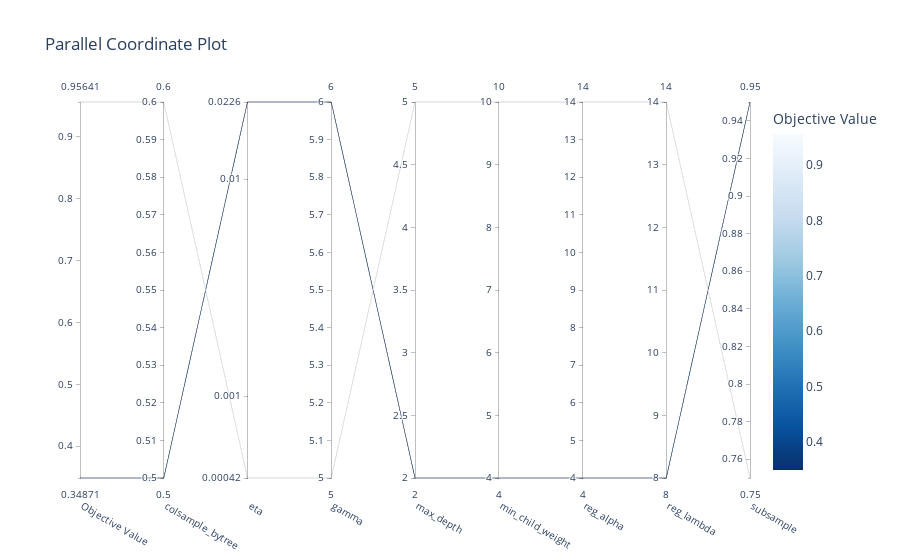
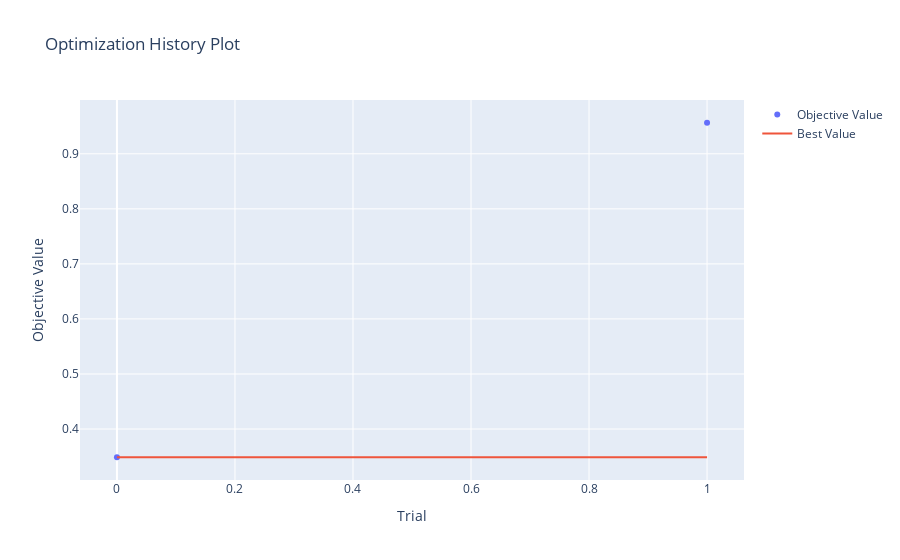
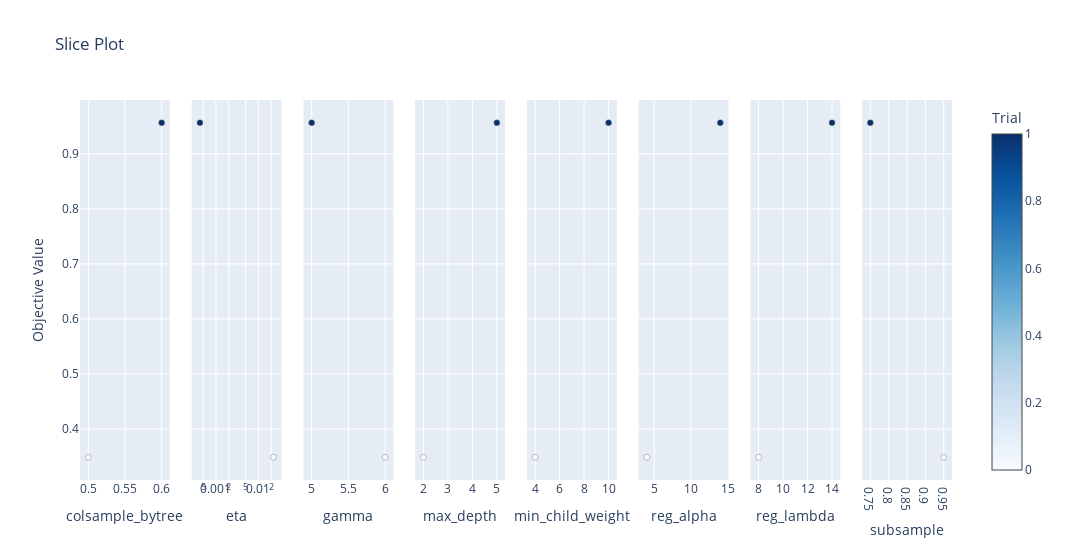
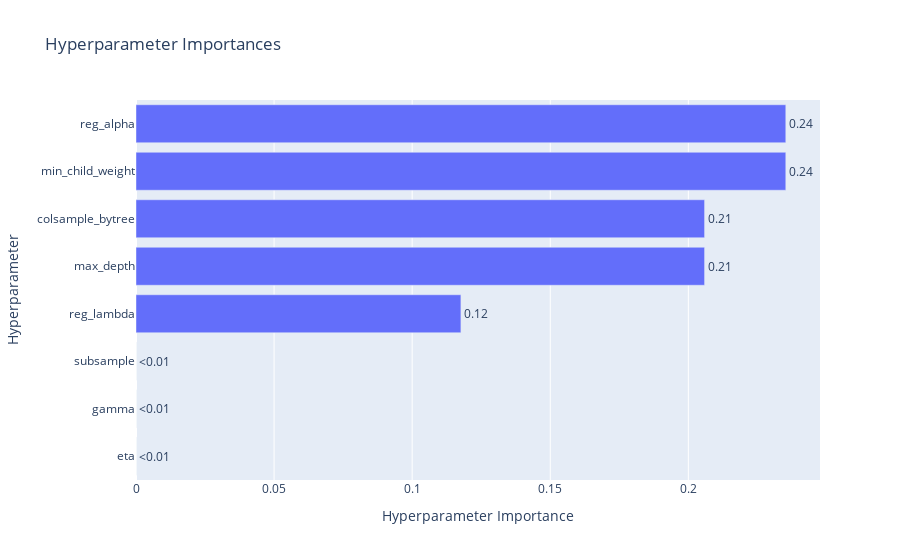

The code cell stored with these charts, in order, in its notebook:
### Code cell
#if __name__ == "__main__":

#optuna.logging.set_verbosity(optuna.logging.WARNING)
# study_name= 'Correct_residual_autocorrrelation_HAR_n_target_lag_feat_n_target_pred'

mean_val_set_rmspe_error = [ 0.226999,0.226498,0.226883,0.239605]

study = optuna.create_study(study_name ='reduce gaps (variance reduction) in-between target data points, log of jager transform' ,direction="minimize")
study.optimize(objective, n_trials=75) # 75

pruned_trials = study.get_trials(deepcopy=False, states=[TrialState.PRUNED])
complete_trials = study.get_trials(deepcopy=False, states=[TrialState.COMPLETE])

print("Study statistics: ")
print("  Number of finished trials: ", len(study.trials))
print("  Number of pruned trials: ", len(pruned_trials))
print("  Number of complete trials: ", len(complete_trials))

print("Best trial:")
trial = study.best_trial

print("Best number of iteration/boosting rounds: ",study.trials[trial.number].user_attrs['best_iteration'])

print("Trial no.: ",trial.number)
print("  Value: ", trial.value)
mean_val_set_rmspe_error.append(trial.value)

print("  Params: ")
for key, value in trial.params.items():
    print("    {}: {}".format(key, value))

#print("Best hyperparameters:", study.best_params)

fig = optuna.visualization.plot_parallel_coordinate(study)
fig.show()

fig = optuna.visualization.plot_optimization_history(study)
fig.show()

fig = optuna.visualization.plot_slice(study)
fig.show()

fig = optuna.visualization.plot_param_importances(study)
fig.show()

### Figure 1 — Plotly figure (JSON) as saved in the notebook; plotly's stock layout.template omitted (floating-point values rounded to 4 significant figures)
{"data": [{"dimensions": [{"label": "Objective Value", "range": [0.3487, 0.9564], "values": [0.3487, 0.9564]}, {"label": "colsample_bytree", "range": [0.5, 0.6], "values": [0.5, 0.6]}, {"label": "eta", "range": [-3.376, -1.645], "ticktext": ["0.00042", "0.001", "0.01", "0.0226"], "tickvals": [-3.376, -3, -2, -1.645], "values": [-1.645, -3.376]}, {"label": "gamma", "range": [5, 6], "values": [6, 5]}, {"label": "max_depth", "range": [2, 5], "values": [2, 5]}, {"label": "min_child_weight", "range": [4, 10], "values": [4, 10]}, {"label": "reg_alpha", "range": [4, 14], "values": [4, 14]}, {"label": "reg_lambda", "range": [8, 14], "values": [8, 14]}, {"label": "subsample", "range": [0.75, 0.95], "values": [0.95, 0.75]}], "labelangle": 30, "labelside": "bottom", "line": {"color": [0.3487, 0.9564], "colorbar": {"title": {"text": "Objective Value"}}, "colorscale": [[0, "rgb(247,251,255)"], [0.125, "rgb(222,235,247)"], [0.25, "rgb(198,219,239)"], [0.375, "rgb(158,202,225)"], [0.5, "rgb(107,174,214)"], [0.625, "rgb(66,146,198)"], [0.75, "rgb(33,113,181)"], [0.875, "rgb(8,81,156)"], [1, "rgb(8,48,107)"]], "reversescale": true, "showscale": true}, "type": "parcoords"}], "layout": {"title": {"text": "Parallel Coordinate Plot"}}}

### Figure 2 — Plotly figure (JSON) as saved in the notebook; plotly's stock layout.template omitted (floating-point values rounded to 4 significant figures)
{"data": [{"mode": "markers", "name": "Objective Value", "type": "scatter", "x": [0, 1], "y": [0.3487, 0.9564]}, {"mode": "lines", "name": "Best Value", "type": "scatter", "x": [0, 1], "y": [0.3487, 0.3487]}, {"marker": {"color": "#cccccc"}, "mode": "markers", "name": "Infeasible Trial", "showlegend": false, "type": "scatter", "x": [], "y": []}], "layout": {"title": {"text": "Optimization History Plot"}, "xaxis": {"title": {"text": "Trial"}}, "yaxis": {"title": {"text": "Objective Value"}}}}

### Figure 3 — Plotly figure (JSON) as saved in the notebook; plotly's stock layout.template omitted (floating-point values rounded to 4 significant figures)
{"data": [{"marker": {"color": [0, 1], "colorbar": {"title": {"text": "Trial"}, "x": 1, "xpad": 40}, "colorscale": [[0, "rgb(247,251,255)"], [0.125, "rgb(222,235,247)"], [0.25, "rgb(198,219,239)"], [0.375, "rgb(158,202,225)"], [0.5, "rgb(107,174,214)"], [0.625, "rgb(66,146,198)"], [0.75, "rgb(33,113,181)"], [0.875, "rgb(8,81,156)"], [1, "rgb(8,48,107)"]], "line": {"color": "Grey", "width": 0.5}, "showscale": true}, "mode": "markers", "name": "Feasible Trial", "showlegend": false, "type": "scatter", "x": [0.5, 0.6], "xaxis": "x", "y": [0.3487, 0.9564], "yaxis": "y"}, {"marker": {"color": [0, 1], "colorbar": {"title": {"text": "Trial"}, "x": 1, "xpad": 40}, "colorscale": [[0, "rgb(247,251,255)"], [0.125, "rgb(222,235,247)"], [0.25, "rgb(198,219,239)"], [0.375, "rgb(158,202,225)"], [0.5, "rgb(107,174,214)"], [0.625, "rgb(66,146,198)"], [0.75, "rgb(33,113,181)"], [0.875, "rgb(8,81,156)"], [1, "rgb(8,48,107)"]], "line": {"color": "Grey", "width": 0.5}, "showscale": false}, "mode": "markers", "name": "Feasible Trial", "showlegend": false, "type": "scatter", "x": [0.02264, 0.0004202], "xaxis": "x2", "y": [0.3487, 0.9564], "yaxis": "y2"}, {"marker": {"color": [0, 1], "colorbar": {"title": {"text": "Trial"}, "x": 1, "xpad": 40}, "colorscale": [[0, "rgb(247,251,255)"], [0.125, "rgb(222,235,247)"], [0.25, "rgb(198,219,239)"], [0.375, "rgb(158,202,225)"], [0.5, "rgb(107,174,214)"], [0.625, "rgb(66,146,198)"], [0.75, "rgb(33,113,181)"], [0.875, "rgb(8,81,156)"], [1, "rgb(8,48,107)"]], "line": {"color": "Grey", "width": 0.5}, "showscale": false}, "mode": "markers", "name": "Feasible Trial", "showlegend": false, "type": "scatter", "x": [6, 5], "xaxis": "x3", "y": [0.3487, 0.9564], "yaxis": "y3"}, {"marker": {"color": [0, 1], "colorbar": {"title": {"text": "Trial"}, "x": 1, "xpad": 40}, "colorscale": [[0, "rgb(247,251,255)"], [0.125, "rgb(222,235,247)"], [0.25, "rgb(198,219,239)"], [0.375, "rgb(158,202,225)"], [0.5, "rgb(107,174,214)"], [0.625, "rgb(66,146,198)"], [0.75, "rgb(33,113,181)"], [0.875, "rgb(8,81,156)"], [1, "rgb(8,48,107)"]], "line": {"color": "Grey", "width": 0.5}, "showscale": false}, "mode": "markers", "name": "Feasible Trial", "showlegend": false, "type": "scatter", "x": [2, 5], "xaxis": "x4", "y": [0.3487, 0.9564], "yaxis": "y4"}, {"marker": {"color": [0, 1], "colorbar": {"title": {"text": "Trial"}, "x": 1, "xpad": 40}, "colorscale": [[0, "rgb(247,251,255)"], [0.125, "rgb(222,235,247)"], [0.25, "rgb(198,219,239)"], [0.375, "rgb(158,202,225)"], [0.5, "rgb(107,174,214)"], [0.625, "rgb(66,146,198)"], [0.75, "rgb(33,113,181)"], [0.875, "rgb(8,81,156)"], [1, "rgb(8,48,107)"]], "line": {"color": "Grey", "width": 0.5}, "showscale": false}, "mode": "markers", "name": "Feasible Trial", "showlegend": false, "type": "scatter", "x": [4, 10], "xaxis": "x5", "y": [0.3487, 0.9564], "yaxis": "y5"}, {"marker": {"color": [0, 1], "colorbar": {"title": {"text": "Trial"}, "x": 1, "xpad": 40}, "colorscale": [[0, "rgb(247,251,255)"], [0.125, "rgb(222,235,247)"], [0.25, "rgb(198,219,239)"], [0.375, "rgb(158,202,225)"], [0.5, "rgb(107,174,214)"], [0.625, "rgb(66,146,198)"], [0.75, "rgb(33,113,181)"], [0.875, "rgb(8,81,156)"], [1, "rgb(8,48,107)"]], "line": {"color": "Grey", "width": 0.5}, "showscale": false}, "mode": "markers", "name": "Feasible Trial", "showlegend": false, "type": "scatter", "x": [4, 14], "xaxis": "x6", "y": [0.3487, 0.9564], "yaxis": "y6"}, {"marker": {"color": [0, 1], "colorbar": {"title": {"text": "Trial"}, "x": 1, "xpad": 40}, "colorscale": [[0, "rgb(247,251,255)"], [0.125, "rgb(222,235,247)"], [0.25, "rgb(198,219,239)"], [0.375, "rgb(158,202,225)"], [0.5, "rgb(107,174,214)"], [0.625, "rgb(66,146,198)"], [0.75, "rgb(33,113,181)"], [0.875, "rgb(8,81,156)"], [1, "rgb(8,48,107)"]], "line": {"color": "Grey", "width": 0.5}, "showscale": false}, "mode": "markers", "name": "Feasible Trial", "showlegend": false, "type": "scatter", "x": [8, 14], "xaxis": "x7", "y": [0.3487, 0.9564], "yaxis": "y7"}, {"marker": {"color": [0, 1], "colorbar": {"title": {"text": "Trial"}, "x": 1, "xpad": 40}, "colorscale": [[0, "rgb(247,251,255)"], [0.125, "rgb(222,235,247)"], [0.25, "rgb(198,219,239)"], [0.375, "rgb(158,202,225)"], [0.5, "rgb(107,174,214)"], [0.625, "rgb(66,146,198)"], [0.75, "rgb(33,113,181)"], [0.875, "rgb(8,81,156)"], [1, "rgb(8,48,107)"]], "line": {"color": "Grey", "width": 0.5}, "showscale": false}, "mode": "markers", "name": "Feasible Trial", "showlegend": false, "type": "scatter", "x": [0.95, 0.75], "xaxis": "x8", "y": [0.3487, 0.9564], "yaxis": "y8"}], "layout": {"title": {"text": "Slice Plot"}, "width": 2400, "xaxis": {"anchor": "y", "domain": [0, 0.1031], "title": {"text": "colsample_bytree"}}, "xaxis2": {"anchor": "y2", "domain": [0.1281, 0.2312], "title": {"text": "eta"}, "type": "log"}, "xaxis3": {"anchor": "y3", "domain": [0.2562, 0.3594], "title": {"text": "gamma"}}, "xaxis4": {"anchor": "y4", "domain": [0.3844, 0.4875], "title": {"text": "max_depth"}}, "xaxis5": {"anchor": "y5", "domain": [0.5125, 0.6156], "title": {"text": "min_child_weight"}}, "xaxis6": {"anchor": "y6", "domain": [0.6406, 0.7438], "title": {"text": "reg_alpha"}}, "xaxis7": {"anchor": "y7", "domain": [0.7688, 0.8719], "title": {"text": "reg_lambda"}}, "xaxis8": {"anchor": "y8", "domain": [0.8969, 1], "title": {"text": "subsample"}}, "yaxis": {"anchor": "x", "domain": [0, 1], "title": {"text": "Objective Value"}}, "yaxis2": {"anchor": "x2", "domain": [0, 1], "matches": "y", "showticklabels": false}, "yaxis3": {"anchor": "x3", "domain": [0, 1], "matches": "y", "showticklabels": false}, "yaxis4": {"anchor": "x4", "domain": [0, 1], "matches": "y", "showticklabels": false}, "yaxis5": {"anchor": "x5", "domain": [0, 1], "matches": "y", "showticklabels": false}, "yaxis6": {"anchor": "x6", "domain": [0, 1], "matches": "y", "showticklabels": false}, "yaxis7": {"anchor": "x7", "domain": [0, 1], "matches": "y", "showticklabels": false}, "yaxis8": {"anchor": "x8", "domain": [0, 1], "matches": "y", "showticklabels": false}}}

### Figure 4 — Plotly figure (JSON) as saved in the notebook; plotly's stock layout.template omitted (floating-point values rounded to 4 significant figures)
{"data": [{"cliponaxis": false, "hovertemplate": ["eta (FloatDistribution): 0.0<extra></extra>", "gamma (IntDistribution): 0.0<extra></extra>", "subsample (FloatDistribution): 0.0<extra></extra>", "reg_lambda (IntDistribution): 0.11764705882352944<extra></extra>", "max_depth (IntDistribution): 0.20588235294117646<extra></extra>", "colsample_bytree (FloatDistribution): 0.20588235294117652<extra></extra>", "min_child_weight (IntDistribution): 0.23529411764705882<extra></extra>", "reg_alpha (IntDistribution): 0.23529411764705882<extra></extra>"], "name": "Objective Value", "orientation": "h", "text": ["<0.01", "<0.01", "<0.01", "0.12", "0.21", "0.21", "0.24", "0.24"], "textposition": "outside", "type": "bar", "x": [0, 0, 0, 0.1176, 0.2059, 0.2059, 0.2353, 0.2353], "y": ["eta", "gamma", "subsample", "reg_lambda", "max_depth", "colsample_bytree", "min_child_weight", "reg_alpha"]}], "layout": {"title": {"text": "Hyperparameter Importances"}, "xaxis": {"title": {"text": "Hyperparameter Importance"}}, "yaxis": {"title": {"text": "Hyperparameter"}}}}
